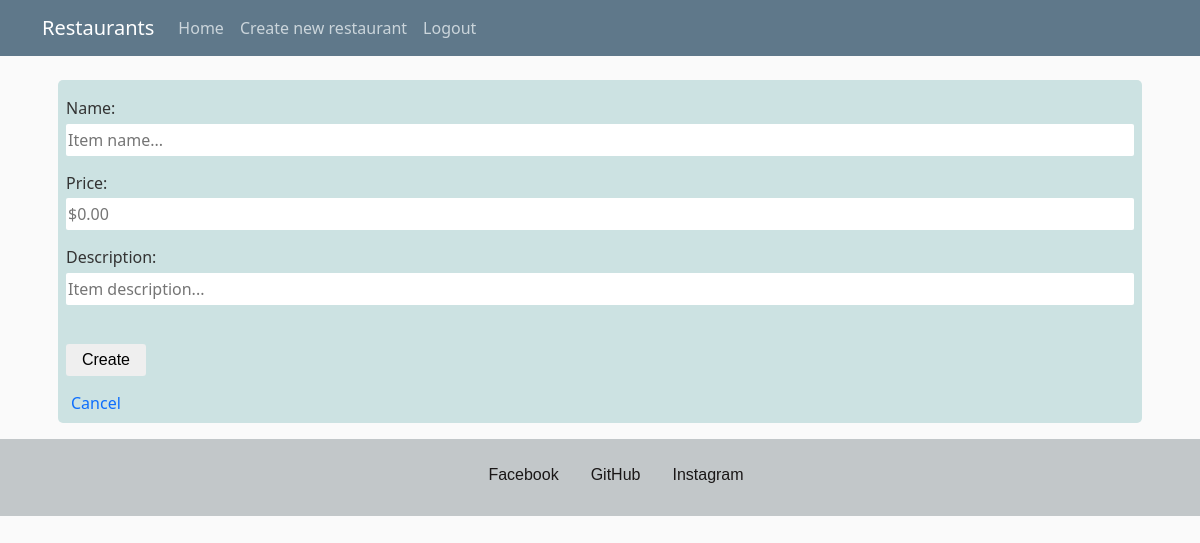
The app's page /restaurant/11/menu/new (signed in), older data.
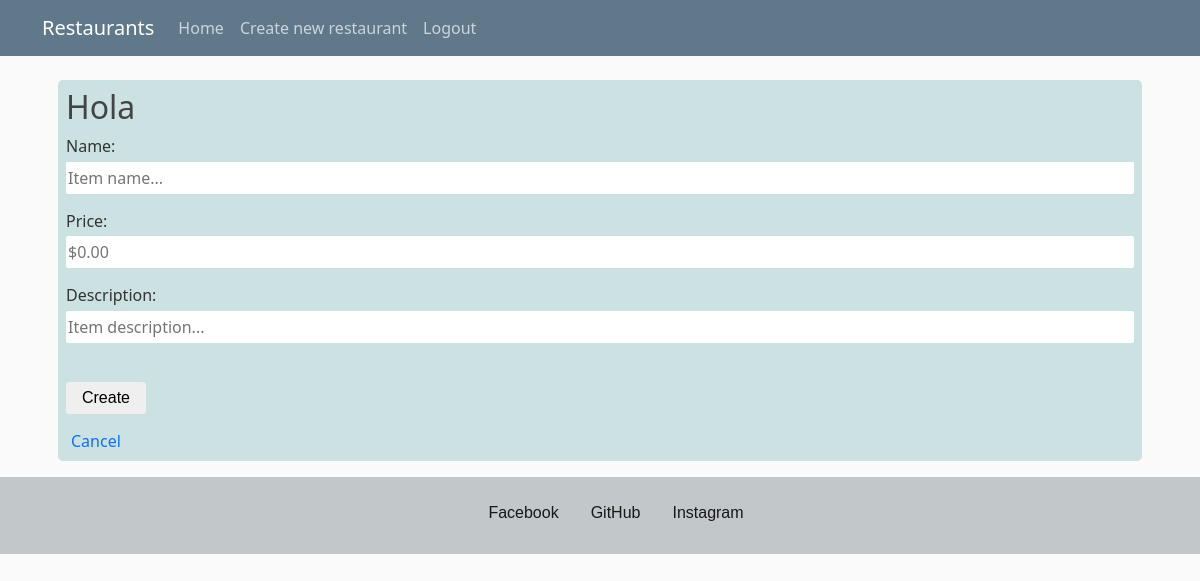
The same page, newer data.
### restaurant_appf/models.py (models this page shows, shortened)
class Restaurant(db.Model):
    __tablename__ = 'restaurant'
    id = db.Column(db.Integer, primary_key=True)
    name = db.Column(db.String(250), nullable=False)
    user_id = db.Column(db.Integer, db.ForeignKey('user.id'))
    user = db.relationship(User)

### restaurant_appf/routes.py (the view)
@app.route('/restaurant/<int:restaurant_id>/menu/new', methods=['GET', 'POST'])
@login_required
def new_menu_item(restaurant_id):
    restaurant = db.session.query(Restaurant).filter_by(id=restaurant_id).first()
    if request.method == 'POST':
        newItem = MenuItem(name=request.form['menu_name'], price=request.form['menu_price'],
            description=request.form['menu_description'], restaurant_id=restaurant_id, user_id=current_user.id)
        db.session.add(newItem)
        db.session.commit()
        flash('New menu item created!')
        return redirect(url_for('show_menu', restaurant_id=restaurant_id))
    else:
        return render_template('new_menu_item.html', restaurant_id=restaurant_id, r=restaurant)

### restaurant_appf/models.py (called while the page is built)
@login_manager.user_loader
def load_user(user_id):
    try:
        return User.query.get(user_id)
    except:
        return None

### restaurant_appf/templates/new_menu_item.html
{% extends "layout.html" %}
{% block content %}
<div class="main_div">
  <h2>{{ r.name }}</h2>
  <form class="" action="{{ url_for('new_menu_item', restaurant_id=restaurant_id) }}" method="post">
    <p>Name:</p>
    <input type="text" name="menu_name" placeholder="Item name...">
    <p>Price:</p>
    <input type="text" name="menu_price" placeholder="$0.00">
    <p>Description:</p>
    <input type="text" name="menu_description" placeholder="Item description...">
    <br> <br>
    <input type="submit" value="Create">
  </form>
  <a href="{{ url_for('show_menu', restaurant_id=restaurant_id) }}" class="cancel_button">Cancel</a>
</div>
{% endblock %}

Row changes from the older to the newer data that the page shows:
added Restaurant: name "Hola"
